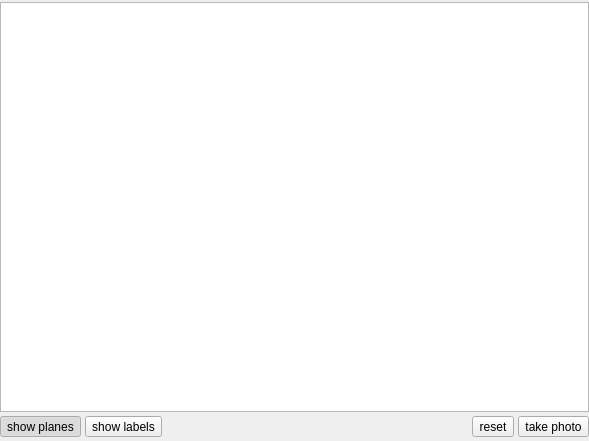
<?xml version="1.0" encoding="UTF-8"?>
<ui version="4.0">
 <class>Form</class>
 <widget class="QWidget" name="Form">
  <property name="geometry">
   <rect>
    <x>0</x>
    <y>0</y>
    <width>589</width>
    <height>441</height>
   </rect>
  </property>
  <property name="sizePolicy">
   <sizepolicy hsizetype="Expanding" vsizetype="Preferred">
    <horstretch>0</horstretch>
    <verstretch>0</verstretch>
   </sizepolicy>
  </property>
  <property name="windowTitle">
   <string>Form</string>
  </property>
  <layout class="QVBoxLayout" name="verticalLayout" stretch="1,1">
   <property name="spacing">
    <number>4</number>
   </property>
   <property name="sizeConstraint">
    <enum>QLayout::SetDefaultConstraint</enum>
   </property>
   <property name="leftMargin">
    <number>0</number>
   </property>
   <property name="topMargin">
    <number>2</number>
   </property>
   <property name="rightMargin">
    <number>0</number>
   </property>
   <property name="bottomMargin">
    <number>4</number>
   </property>
   <item>
    <widget class="QGraphicsView" name="graphicsView">
     <property name="sizePolicy">
      <sizepolicy hsizetype="Expanding" vsizetype="Expanding">
       <horstretch>0</horstretch>
       <verstretch>0</verstretch>
      </sizepolicy>
     </property>
    </widget>
   </item>
   <item>
    <layout class="QHBoxLayout" name="horizontalLayout">
     <item>
      <widget class="QToolButton" name="planes_visibility_btn">
       <property name="toolTip">
        <string>planes visibility</string>
       </property>
       <property name="text">
        <string>show planes</string>
       </property>
       <property name="icon">
        <iconset resource="../../../../../rsc/editor.qrc">
         <normaloff>:/rsc/planes_see.svg</normaloff>:/rsc/planes_see.svg</iconset>
       </property>
       <property name="checkable">
        <bool>true</bool>
       </property>
       <property name="checked">
        <bool>true</bool>
       </property>
      </widget>
     </item>
     <item>
      <widget class="QToolButton" name="labels_visibility_btn">
       <property name="toolTip">
        <string>labels visibility</string>
       </property>
       <property name="text">
        <string>show labels</string>
       </property>
       <property name="checkable">
        <bool>true</bool>
       </property>
       <property name="checked">
        <bool>false</bool>
       </property>
      </widget>
     </item>
     <item>
      <spacer name="horizontalSpacer">
       <property name="orientation">
        <enum>Qt::Horizontal</enum>
       </property>
       <property name="sizeHint" stdset="0">
        <size>
         <width>40</width>
         <height>20</height>
        </size>
       </property>
      </spacer>
     </item>
     <item>
      <widget class="QToolButton" name="reset_btn">
       <property name="toolTip">
        <string>reset camera</string>
       </property>
       <property name="text">
        <string>reset</string>
       </property>
       <property name="icon">
        <iconset resource="../../../../../rsc/editor.qrc">
         <normaloff>:/rsc/view-refresh.svg</normaloff>:/rsc/view-refresh.svg</iconset>
       </property>
      </widget>
     </item>
     <item>
      <widget class="QToolButton" name="take_photo_btn">
       <property name="toolTip">
        <string>take photo</string>
       </property>
       <property name="text">
        <string>take photo</string>
       </property>
       <property name="icon">
        <iconset resource="../../../../../rsc/editor.qrc">
         <normaloff>:/rsc/camera-photo.svg</normaloff>:/rsc/camera-photo.svg</iconset>
       </property>
      </widget>
     </item>
    </layout>
   </item>
  </layout>
 </widget>
 <resources>
  <include location="../../../../../rsc/editor.qrc"/>
 </resources>
 <connections/>
</ui>
